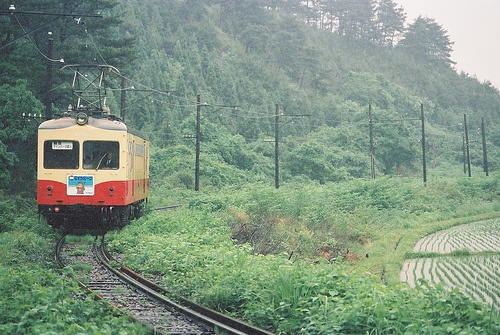
%> input picture salientobject/002053.jpg, 500 x 335 px
$ octave spectral.m   (GNU Octave 9; MATLAB toolbox functions it lacks are replaced by stand-ins)
%> lines starting %> are read from the running program, lines starting %| are printed output that depends on the picture
%% Read image from file
inImg = im2double(rgb2gray(imread('/Users/haojian/Development/OpenCV/SalientObjDetection/data/002053.jpg')));
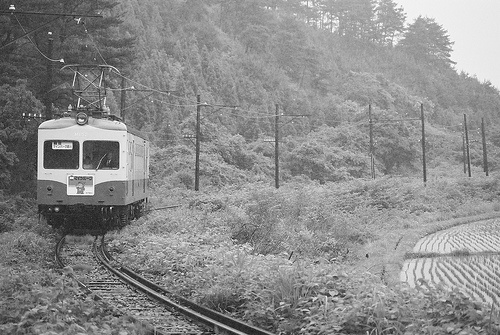
%> inImg: size 335x500 double; min 0, max 1, mean 0.547
inImg = imresize(inImg, 64/size(inImg, 2));
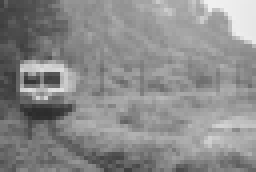
%> inImg: size 43x64 double (shown 4 times larger); min 0.17, max 0.945, mean 0.547

%% Spectral Residual
myFFT = fft2(inImg);
myLogAmplitude = log(abs(myFFT));
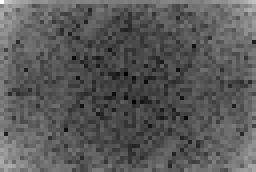
%> myLogAmplitude: size 43x64 double (shown 4 times larger); min -3.09, max 7.32, mean 0.58; drawn with min black and max white
myPhase = angle(myFFT);
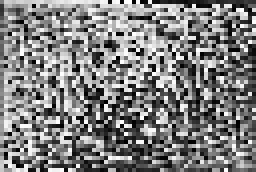
%> myPhase: size 43x64 double (shown 4 times larger); min -3.14, max 3.14, mean 0.00114; drawn with min black and max white
mySpectralResidual = myLogAmplitude - imfilter(myLogAmplitude, fspecial('average', 3), 'replicate');
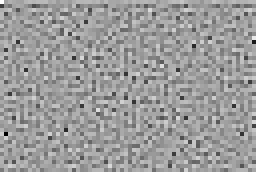
%> mySpectralResidual: size 43x64 double (shown 4 times larger); min -3.32, max 2.09, mean 3.32e-17; drawn with min black and max white
saliencyMap = abs(ifft2(exp(mySpectralResidual + i*myPhase))).^2;
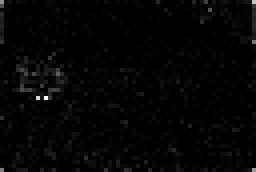
%> saliencyMap: size 43x64 double (shown 4 times larger); min 3.27e-09, max 0.0308, mean 0.00062; drawn with min black and max white

%% After Effect
saliencyMap = mat2gray(imfilter(saliencyMap, fspecial('gaussian', [10, 10], 2.5)));
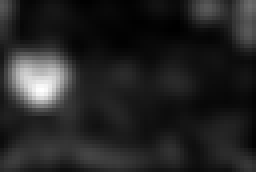
%> saliencyMap: size 43x64 double (shown 4 times larger); min 0, max 1, mean 0.144
figure(2); imshow(saliencyMap);

$ run again, with salientobject/paris.jpg copied over salientobject/002053.jpg
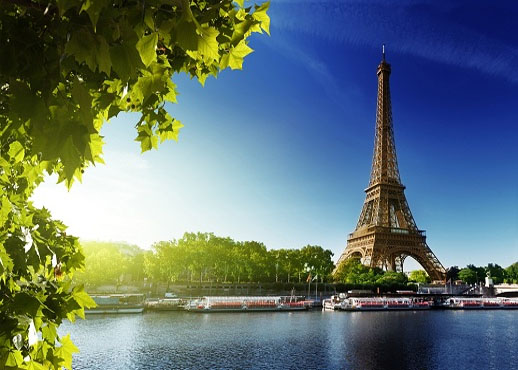
%> input picture salientobject/paris.jpg, 518 x 370 px
%> `inImg = im2double(rgb2gray(imread('/Users/haojian/Development/OpenCV/S..`:
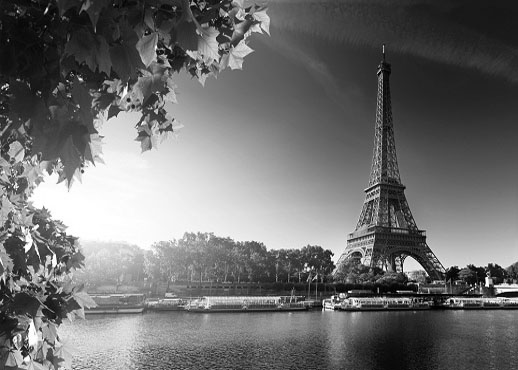
%> inImg: size 370x518 double; min 0, max 1, mean 0.436
%> `saliencyMap = mat2gray(imfilter(saliencyMap, fspecial('gaussian', [10,..`:
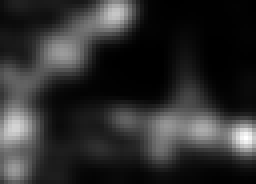
%> saliencyMap: size 46x64 double (shown 4 times larger); min 0, max 1, mean 0.179
